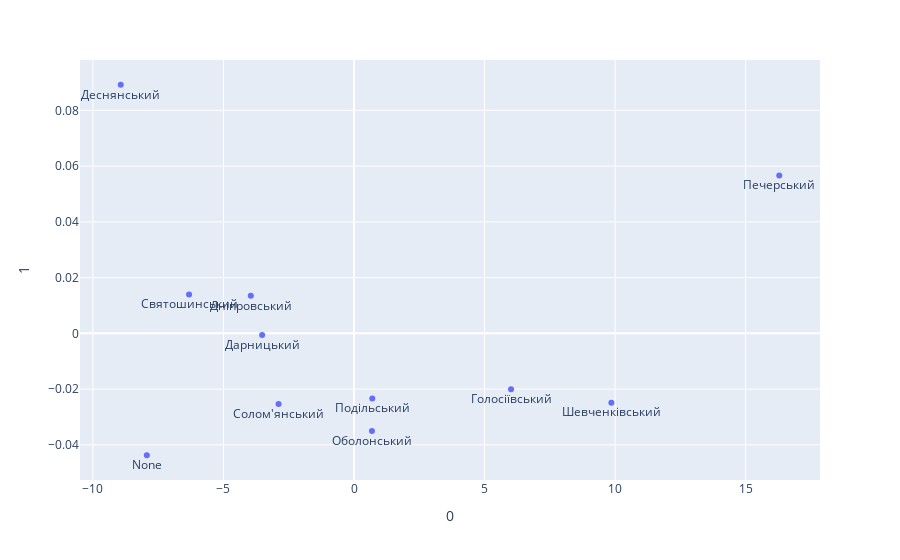

Notebook code cell kept with this figure:
### Code cell
fig = px.scatter(weights_transformed.reset_index(), x=0, y=1, text='index', template='plotly')
fig.update_traces(textposition="bottom center")

### Figure 1 — Plotly figure (JSON) as saved in the notebook; plotly's stock layout.template omitted (floating-point values rounded to 4 significant figures)
{"data": [{"hovertemplate": "0=%{x}<br>1=%{y}<br>index=%{text}<extra></extra>", "legendgroup": "", "marker": {"color": "#636efa", "symbol": "circle"}, "mode": "markers+text", "name": "", "orientation": "v", "showlegend": false, "text": ["Печерський", "Дарницький", "Солом'янський", "Шевченківський", "Голосіївський", "Святошинський", "Дніпровський", "Подільський", "Деснянський", "None", "Оболонський"], "x": [16.29, -3.519, -2.89, 9.858, 6.015, -6.318, -3.952, 0.7003, -8.935, -7.936, 0.6873], "xaxis": "x", "y": [0.05658, -0.000621, -0.02539, -0.0249, -0.02004, 0.0139, 0.01348, -0.0234, 0.08918, -0.04374, -0.03504], "yaxis": "y", "type": "scatter", "textposition": "bottom center"}], "layout": {"xaxis": {"anchor": "y", "domain": [0.0, 1.0], "title": {"text": "0"}}, "yaxis": {"anchor": "x", "domain": [0.0, 1.0], "title": {"text": "1"}}, "legend": {"tracegroupgap": 0}, "margin": {"t": 60}}}
